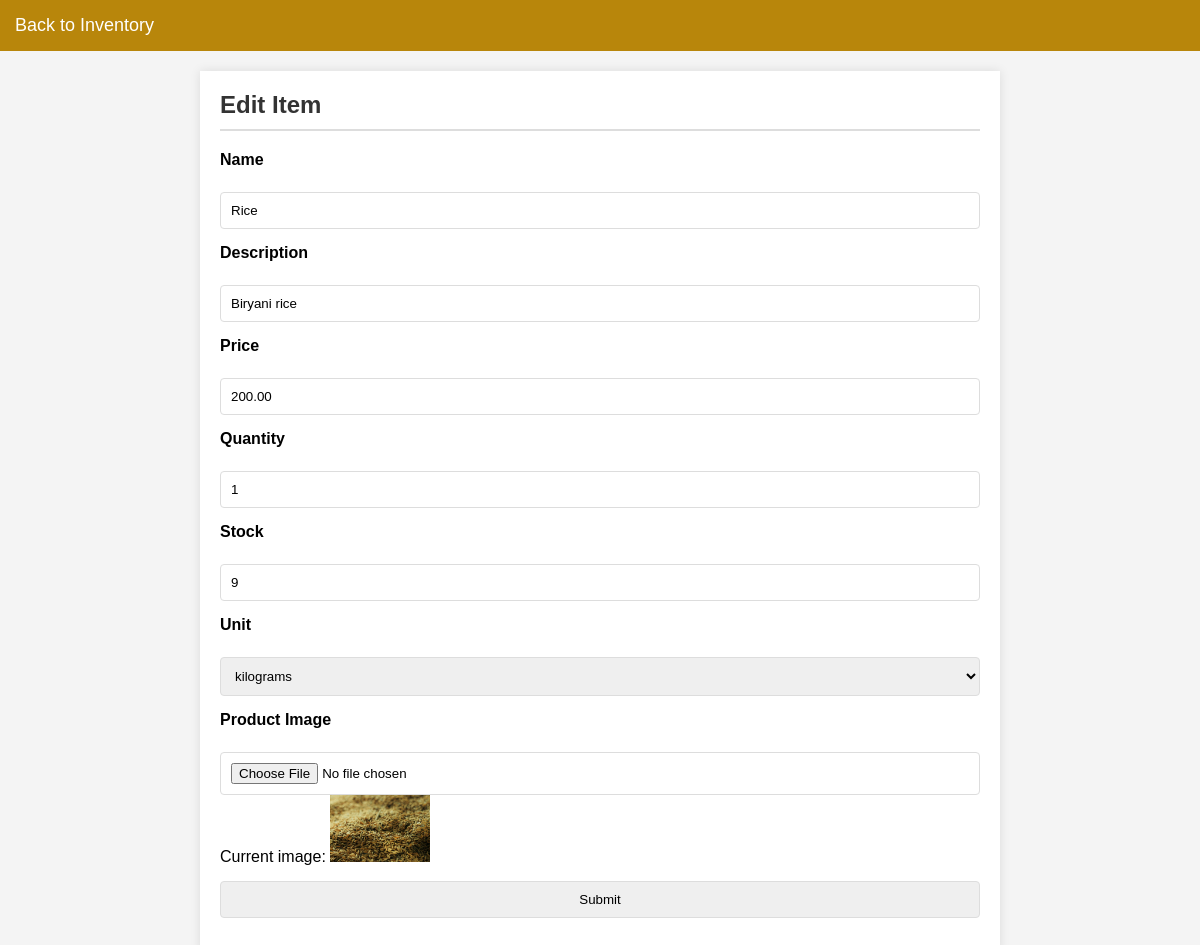
Page /edit-item/1 on the earlier database version.
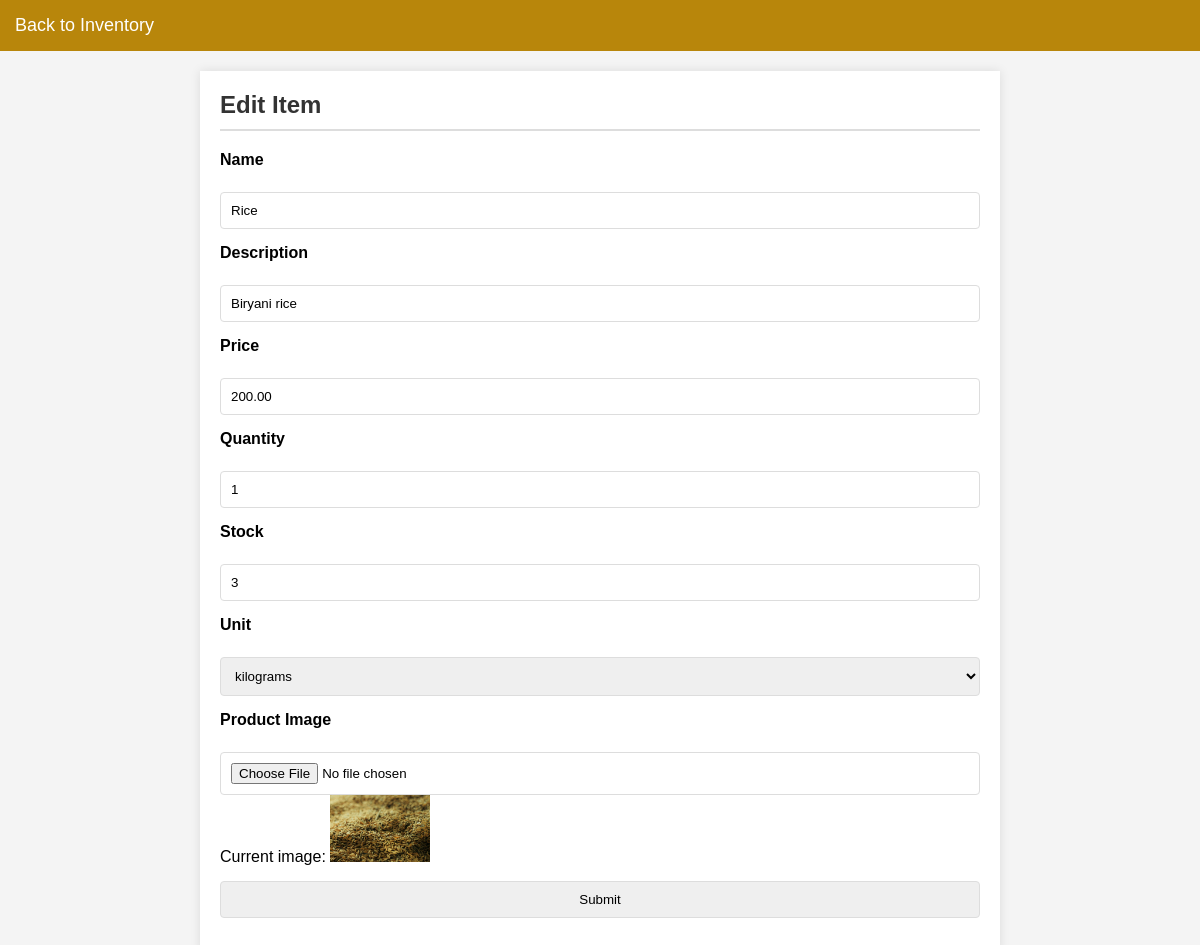
Same page on the later database version.
### models.py (models this page shows, shortened)
class InventoryItem(db.Model):
    __tablename__ = 'inventory_item'
    id = db.Column(db.Integer, primary_key=True)
    name = db.Column(db.String(150), nullable=False)
    quantity = db.Column(db.String(50), nullable=False)
    unit = db.Column(db.String(50), nullable=False)
    price = db.Column(db.Float, nullable=False)
    description = db.Column(db.String(255), nullable=True)
    stock = db.Column(db.Integer, default=0)
    image = db.Column(db.String(100), nullable=True)  # New field to store image filename

### app.py (the view, shortened to what this page needs)
@app.route('/edit-item/<int:item_id>', methods=['GET', 'POST'])
def edit_item(item_id):
    item = InventoryItem.query.get_or_404(item_id)
    form = ProductForm(obj=item)
    return render_template('edit_item.html', form=form, item=item)

### forms.py
class ProductForm(FlaskForm):
    name = StringField('Name', validators=[DataRequired()])
    description = StringField('Description')
    price = DecimalField('Price', validators=[DataRequired()])
    quantity = IntegerField('Quantity', validators=[DataRequired()])
    unit = SelectField('Unit', choices=[('litres', 'litres'), ('kilograms', 'kilograms'), ('grams', 'grams'), ('milligrams', 'milligrams'), ('millilitre', 'millilitre')], validators=[DataRequired()])
    stock = IntegerField('Stock', validators=[DataRequired()])
    image = FileField('Product Image', validators=[FileAllowed(['jpg', 'png', 'jpeg'], 'Images only!')])
    submit = SubmitField('Submit')

### app.py (called while the page is built)
@app.before_request
def before_request():
    if 'cart' not in session:
        session['cart'] = {}  # Initialize cart as a dictionary

### templates/edit_item.html (shortened to what this page needs)
<!DOCTYPE html>
<html lang="en">
<head>
    <link rel="stylesheet" href="{{ url_for('static', filename='css/style.css') }}">
</head>
<body>
    <header>
        <a href="{{ url_for('inventory') }}">Back to Inventory</a>
    </header>
    <main>
        <h2>Edit Item</h2>
        <form method="POST" enctype="multipart/form-data">
            <div>
                {{ form.name.label }}<br>
                {{ form.name() }}<br>
            </div>
            <div>
                {{ form.description.label }}<br>
                {{ form.description(rows=4, cols=50) }}<br>
            </div>
            <div>
                {{ form.price.label }}<br>
                {{ form.price() }}<br>
            </div>
            <div>
                {{ form.quantity.label }}<br>
                {{ form.quantity() }}<br>
            </div>
            <div>
                {{ form.stock.label }}<br>
                {{ form.stock() }}<br>
            </div>
            <div>
                {{ form.unit.label }}<br>
                {{ form.unit() }}<br>
            </div>
            <div>
                {{ form.image.label }}<br>
                {{ form.image() }}<br>
                {% if form.image.data %}
                    <p>Current image: <img src="{{ url_for('static', filename='images/' + form.image.data) }}" alt="Product Image" style="width: 100px; height: auto;"></p>
                {% endif %}
            </div>
            <div>
                {{ form.submit() }}
            </div>
        </form>
    </main>
</body>
</html>

Differences in the rows shown:
changed InventoryItem "Rice": stock "9" → "3"
